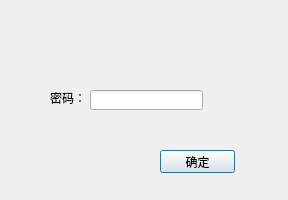
<?xml version="1.0" encoding="UTF-8"?>
<ui version="4.0">
 <class>Close</class>
 <widget class="QDialog" name="Close">
  <property name="geometry">
   <rect>
    <x>0</x>
    <y>0</y>
    <width>288</width>
    <height>200</height>
   </rect>
  </property>
  <property name="windowTitle">
   <string>proving</string>
  </property>
  <widget class="QPushButton" name="pushButton">
   <property name="geometry">
    <rect>
     <x>160</x>
     <y>150</y>
     <width>75</width>
     <height>23</height>
    </rect>
   </property>
   <property name="text">
    <string>确定</string>
   </property>
  </widget>
  <widget class="QLineEdit" name="lineEdit">
   <property name="geometry">
    <rect>
     <x>90</x>
     <y>90</y>
     <width>113</width>
     <height>20</height>
    </rect>
   </property>
  </widget>
  <widget class="QLabel" name="label">
   <property name="geometry">
    <rect>
     <x>50</x>
     <y>90</y>
     <width>31</width>
     <height>16</height>
    </rect>
   </property>
   <property name="text">
    <string>密码：</string>
   </property>
  </widget>
 </widget>
 <resources/>
 <connections/>
</ui>
